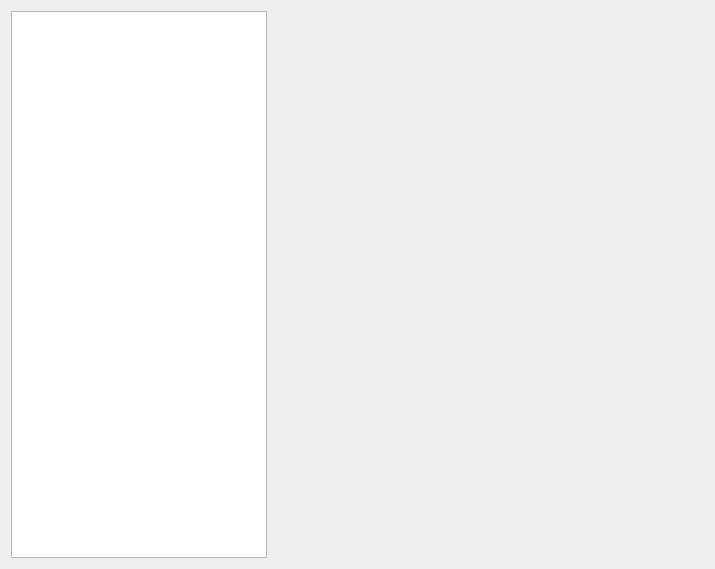
<?xml version="1.0" encoding="UTF-8"?>
<ui version="4.0">
 <class>DevicesPanel</class>
 <widget class="QWidget" name="DevicesPanel">
  <property name="geometry">
   <rect>
    <x>0</x>
    <y>0</y>
    <width>715</width>
    <height>569</height>
   </rect>
  </property>
  <layout class="QGridLayout" name="gridLayout">
   <item row="0" column="0">
    <widget class="QListView" name="devices">
     <property name="editTriggers">
      <set>QAbstractItemView::NoEditTriggers</set>
     </property>
    </widget>
   </item>
   <item row="0" column="1">
    <widget class="QStackedWidget" name="devicePanel">
     <property name="sizePolicy">
      <sizepolicy hsizetype="Expanding" vsizetype="Expanding">
       <horstretch>1</horstretch>
       <verstretch>0</verstretch>
      </sizepolicy>
     </property>
     <property name="currentIndex">
      <number>-1</number>
     </property>
    </widget>
   </item>
  </layout>
 </widget>
 <resources/>
 <connections/>
</ui>
